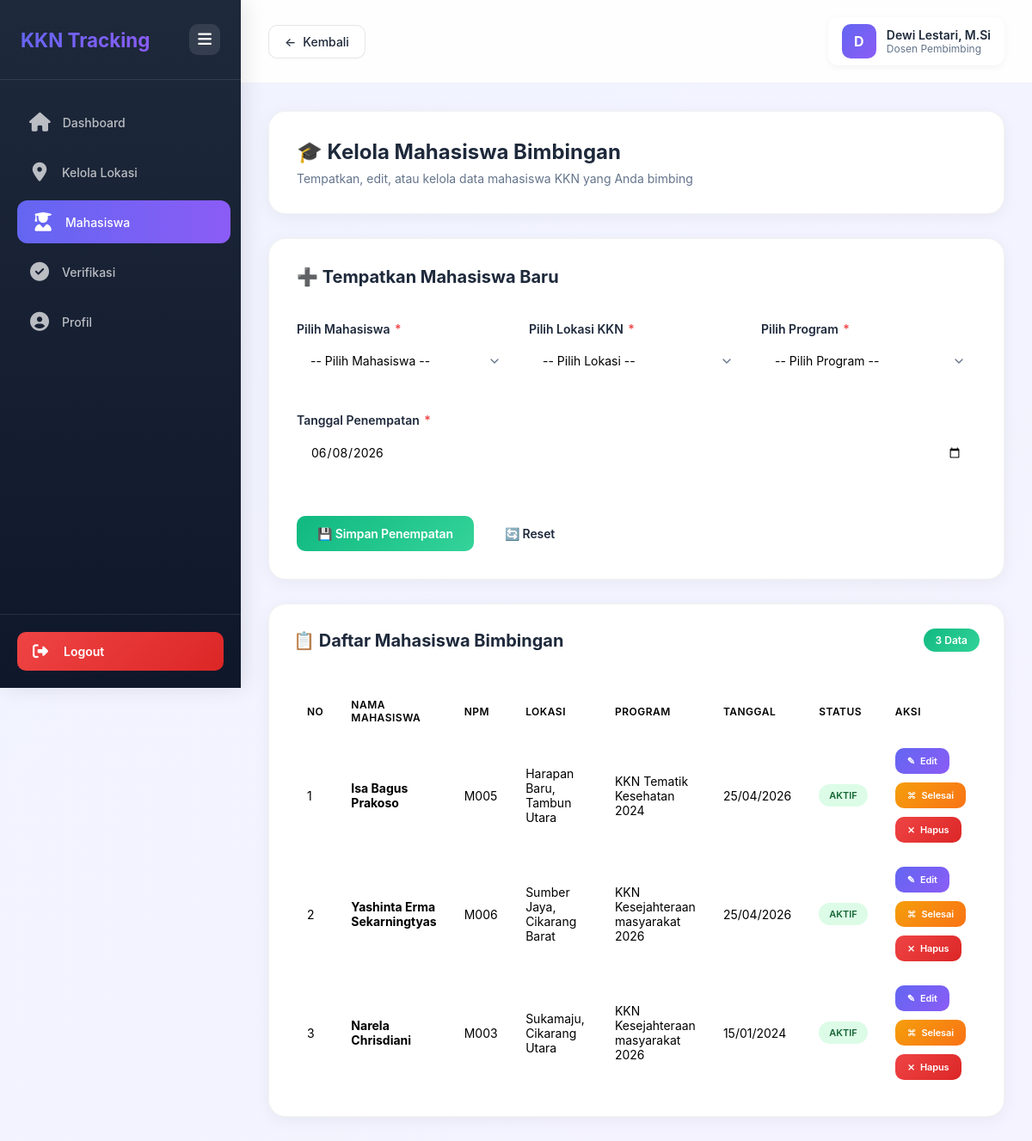
Screenshot of /Dpl/kelola_mahasiswa.php (signed in) with the database file from the repository.
### tables this page shows
CREATE TABLE `penempatan` (
  `id` int NOT NULL AUTO_INCREMENT,
  `mahasiswa_id` int NOT NULL,
  `lokasi_id` int NOT NULL,
  `program_id` int NOT NULL,
  `dpl_id` int NOT NULL,
  `tanggal_penempatan` date NOT NULL,
  `status` enum('aktif','selesai','mengundurkan_dir') DEFAULT 'aktif',
  `created_at` timestamp NOT NULL DEFAULT CURRENT_TIMESTAMP,
  PRIMARY KEY (`id`),
  KEY `dpl_id` (`dpl_id`),
  KEY `idx_mahasiswa` (`mahasiswa_id`),
  KEY `idx_lokasi` (`lokasi_id`),
  KEY `idx_program` (`program_id`),
  KEY `idx_status` (`status`),
  CONSTRAINT `penempatan_ibfk_1` FOREIGN KEY (`mahasiswa_id`) REFERENCES `users` (`id`) ON DELETE CASCADE,
  CONSTRAINT `penempatan_ibfk_2` FOREIGN KEY (`lokasi_id`) REFERENCES `lokasi` (`id`),
  CONSTRAINT `penempatan_ibfk_3` FOREIGN KEY (`program_id`) REFERENCES `program_kkn` (`id`),
  CONSTRAINT `penempatan_ibfk_4` FOREIGN KEY (`dpl_id`) REFERENCES `users` (`id`)
);

CREATE TABLE `users` (
  `id` int NOT NULL AUTO_INCREMENT,
  `npm_nip` varchar(20) NOT NULL,
  `nama` varchar(100) NOT NULL,
  `email` varchar(100) NOT NULL,
  `password` varchar(255) NOT NULL,
  `role` enum('admin','dpl','mahasiswa','lembaga') NOT NULL,
  `lokasi_id` int DEFAULT NULL,
  `created_at` timestamp NOT NULL DEFAULT CURRENT_TIMESTAMP,
  PRIMARY KEY (`id`),
  UNIQUE KEY `npm_nip` (`npm_nip`),
  UNIQUE KEY `email` (`email`),
  KEY `idx_role` (`role`),
  KEY `idx_npm_nip` (`npm_nip`)
);

CREATE TABLE `lokasi` (
  `id` int NOT NULL AUTO_INCREMENT,
  `nama_desa` varchar(100) NOT NULL,
  `kecamatan` varchar(50) NOT NULL,
  `kabupaten` varchar(50) NOT NULL,
  `provinsi` varchar(50) NOT NULL,
  `alamat_detail` text,
  `koordinat_lat` decimal(10,8) DEFAULT NULL,
  `koordinat_long` decimal(11,8) DEFAULT NULL,
  `nama_pemdes` varchar(100) DEFAULT NULL,
  `kontak_pemdes` varchar(15) DEFAULT NULL,
  `created_at` timestamp NOT NULL DEFAULT CURRENT_TIMESTAMP,
  PRIMARY KEY (`id`),
  KEY `idx_desa` (`nama_desa`),
  KEY `idx_kecamatan` (`kecamatan`,`kabupaten`)
);

CREATE TABLE `program_kkn` (
  `id` int NOT NULL AUTO_INCREMENT,
  `kode_program` varchar(20) NOT NULL,
  `nama_program` varchar(150) NOT NULL,
  `periode` varchar(50) NOT NULL,
  `tahun` year NOT NULL,
  `tanggal_mulai` date DEFAULT NULL,
  `tanggal_selesai` date DEFAULT NULL,
  `status` enum('aktif','selesai','ditunda') DEFAULT 'aktif',
  `created_at` timestamp NOT NULL DEFAULT CURRENT_TIMESTAMP,
  PRIMARY KEY (`id`),
  UNIQUE KEY `kode_program` (`kode_program`),
  KEY `idx_tahun` (`tahun`),
  KEY `idx_status` (`status`)
);

### Dpl/kelola_mahasiswa.php (the view, shortened to what this page needs)
<?php
$dpl_id = $_SESSION['user_id'];
$database = new Database();
$pdo = $database->getConnection();
$edit_data = null;
$stmt = $pdo->prepare("
    SELECT p.id, p.tanggal_penempatan, p.status, p.mahasiswa_id, p.lokasi_id, p.program_id,
           u.nama as nama_mhs, u.npm_nip,
           l.nama_desa, l.kecamatan,
           pk.nama_program
    FROM penempatan p
    JOIN users u ON p.mahasiswa_id = u.id
    JOIN lokasi l ON p.lokasi_id = l.id
    JOIN program_kkn pk ON p.program_id = pk.id
    WHERE p.dpl_id = ?
    ORDER BY p.status ASC, p.tanggal_penempatan DESC
");
$stmt->execute([$dpl_id]);
$placements = $stmt->fetchAll(PDO::FETCH_ASSOC);
$mhs_list = $pdo->query("SELECT id, nama, npm_nip FROM users WHERE role = 'mahasiswa' ORDER BY nama")->fetchAll(PDO::FETCH_ASSOC);
$lok_list = $pdo->query("SELECT id, nama_desa FROM lokasi ORDER BY nama_desa")->fetchAll(PDO::FETCH_ASSOC);
$prog_list = $pdo->query("SELECT id, nama_program FROM program_kkn WHERE status = 'aktif' ORDER BY nama_program")->fetchAll(PDO::FETCH_ASSOC);
?>
<!DOCTYPE html>
<html lang="id">
<head>
</head>
<body>
<link rel="stylesheet" href="https://cdnjs.cloudflare.com/ajax/libs/font-awesome/6.5.1/css/all.min.css">
<aside class="sidebar" id="sidebar">
    <div class="sidebar-header">
        <div class="sidebar-brand">KKN Tracking</div>
        <button class="toggle-btn" onclick="toggleSidebar()" title="Toggle Menu">
            <i class="fa-solid fa-bars"></i>
        </button>
    </div>
    <nav class="sidebar-menu">
        <a href="dashboard.php" class="menu-item">
            <span class="menu-icon">
                <i class="fa-solid fa-house"></i>
            </span>
            <span class="menu-text">Dashboard</span>
        </a>
        <a href="kelola_lokasi.php" class="menu-item">
            <span class="menu-icon">
                <i class="fa-solid fa-location-dot"></i>
            </span>
            <span class="menu-text">Kelola Lokasi</span>
        </a>
        <a href="kelola_mahasiswa.php" class="menu-item active">
            <span class="menu-icon">
                <i class="fa-solid fa-user-graduate"></i>
            </span>
            <span class="menu-text">Mahasiswa</span>
        </a>
        <a href="verifikasi_laporan.php" class="menu-item">
            <span class="menu-icon">
                <i class="fa-solid fa-circle-check"></i>
            </span>
            <span class="menu-text">Verifikasi</span>
        </a>
        <a href="profil.php" class="menu-item">
            <span class="menu-icon">
                <i class="fa-solid fa-circle-user"></i>
            </span>
            <span class="menu-text">Profil</span>
        </a>
    </nav>
    <div class="sidebar-footer">
        <a href="../logout.php" class="logout-btn">
            <span class="logout-icon">
                <i class="fa-solid fa-right-from-bracket"></i>
            </span>
            <span class="logout-text">Logout</span>
        </a>
    </div>
</aside>
    <main class="main-content">
        <div class="top-bar">
            <a href="javascript:history.back()" class="back-btn" style="display: flex; align-items: center; gap: 8px; padding: 10px 18px; background: white; border: 1px solid rgba(0,0,0,0.1); border-radius: 10px; cursor: pointer; font-size: 14px; font-weight: 500; color: var(--dark); text-decoration: none; transition: var(--transition);">
                <span>←</span>
                <span>Kembali</span>
            </a>
            <div class="user-info">
                <div class="user-avatar"><?= strtoupper(substr($_SESSION['nama'], 0, 1)) ?></div>
                <div class="user-details">
                    <div class="user-name"><?= htmlspecialchars($_SESSION['nama']) ?></div>
                    <div class="user-role">Dosen Pembimbing</div>
                </div>
            </div>
        </div>
        <div class="container">
            <div class="page-header">
                <h1 class="page-title-main">🎓 Kelola Mahasiswa Bimbingan</h1>
                <p class="page-subtitle">Tempatkan, edit, atau kelola data mahasiswa KKN yang Anda bimbing</p>
            </div>
            <div class="form-card">
                <div class="form-title">
                    <span>
                        <?= $edit_data ? '✏️ Edit Penempatan' : '➕ Tempatkan Mahasiswa Baru' ?>
                    </span>
                </div>
                <?php if (count($mhs_list) > 0 && count($lok_list) > 0 && count($prog_list) > 0): ?>
                <form method="POST">
                    <div class="form-row">
                        <div class="form-group">
                            <label>Pilih Mahasiswa <span class="required">*</span></label>
                            <select name="mahasiswa_id" class="form-control" required <?= $edit_data ? 'disabled' : '' ?>>
                                <option value="">-- Pilih Mahasiswa --</option>
                            </select>
                        </div>
                        <div class="form-group">
                            <label>Pilih Lokasi KKN <span class="required">*</span></label>
                            <select name="lokasi_id" class="form-control" required>
                                <option value="">-- Pilih Lokasi --</option>
                            </select>
                        </div>
                        <div class="form-group">
                            <label>Pilih Program <span class="required">*</span></label>
                            <select name="program_id" class="form-control" required>
                                <option value="">-- Pilih Program --</option>
                            </select>
                        </div>
                    </div>
                    <div class="form-group">
                        <label>Tanggal Penempatan <span class="required">*</span></label>
                        <input type="date" name="tanggal_penempatan" class="form-control" value="<?= $edit_data ? $edit_data['tanggal_penempatan'] : date('Y-m-d') ?>" required>
                    </div>
                    <div class="btn-group">
                        <?php if ($edit_data): ?>
                            <button type="submit" class="btn btn-warning">💾 Update Data</button>
                            <a href="kelola_mahasiswa.php" class="btn btn-secondary">Batal</a>
                        <?php else: ?>
                            <button type="submit" class="btn btn-success">💾 Simpan Penempatan</button>
                            <button type="reset" class="btn btn-secondary">🔄 Reset</button>
                        <?php endif; ?>
                    </div>
                </form>
                <?php else: ?>
                <div class="alert alert-error">
                    Data mahasiswa, lokasi, atau program belum tersedia. Silakan lengkapi data terlebih dahulu.
                </div>
                <?php endif; ?>
            </div>
            <div class="table-section">
                <div class="table-title">
                    <span>📋 Daftar Mahasiswa Bimbingan</span>
                    <span class="table-badge"><?= count($placements) ?> Data</span>
                </div>
                <?php if (count($placements) > 0): ?>
                <div class="table-responsive">
                    <table>
                        <thead>
                            <tr>
                                <th width="5%">No</th>
                                <th width="15%">Nama Mahasiswa</th>
                                <th width="10%">NPM</th>
                                <th width="20%">Lokasi</th>
                                <th width="15%">Program</th>
                                <th width="12%">Tanggal</th>
                                <th width="10%">Status</th>
                                <th width="13%">Aksi</th>
                            </tr>
                        </thead>
                        <tbody>
                            <?php $no = 1; foreach ($placements as $p): ?>
                            <tr>
                                <td><?= $no++ ?></td>
                                <td><strong><?= htmlspecialchars($p['nama_mhs']) ?></strong></td>
                                <td><?= htmlspecialchars($p['npm_nip']) ?></td>
                                <td><?= htmlspecialchars($p['nama_desa']) ?>, <?= htmlspecialchars($p['kecamatan']) ?></td>
                                <td><?= htmlspecialchars($p['nama_program']) ?></td>
                                <td><?= date('d/m/Y', strtotime($p['tanggal_penempatan'])) ?></td>
                                <td><span class="badge badge-<?= $p['status'] ?>"><?= ucfirst($p['status']) ?></span></td>
                                <td>
                                   <div class="action-buttons"
     style="display:flex; gap:10px; align-items:center; flex-wrap:wrap;">
    <?php if ($p['status'] == 'aktif'): ?>
        <a href="?edit=<?= $p['id'] ?>"
           class="btn btn-primary btn-sm"
           title="Edit"
           style="
           display:flex;
           align-items:center;
           gap:6px;
           padding:8px 14px;
           border-radius:10px;
           ">
            ✎
            <span>Edit</span>
        </a>
        <a href="?selesai=<?= $p['id'] ?>"
           class="btn btn-warning btn-sm"
           onclick="return confirm('Tandai penempatan sebagai selesai?')"
           title="Selesai"
           style="
           display:flex;
           align-items:center;
           gap:6px;
           padding:8px 14px;
           border-radius:10px;
           ">
            ⌘
            <span>Selesai</span>
        </a>
        <a href="?hapus=<?= $p['id'] ?>"
           class="btn btn-danger btn-sm"
           onclick="return confirm('Hapus data penempatan ini?')"
           title="Hapus"
           style="
           display:flex;
           align-items:center;
           gap:6px;
           padding:8px 14px;
           border-radius:10px;
           ">
            ⨯
            <span>Hapus</span>
        </a>
    <?php endif; ?>
</div>
                                </td>
                            </tr>
                            <?php endforeach; ?>
                        </tbody>
                    </table>
                </div>
                <?php endif; ?>
            </div>
        </div>
    </main>
</body>
</html>

### rows the page displays
penempatan: mahasiswa.nama "Isa Bagus Prakoso", mahasiswa.npm_nip "M005", lokasi.nama_desa "Harapan Baru", lokasi.kecamatan "Tambun Utara", program.nama_program "KKN Tematik Kesehatan 2024", tanggal_penempatan "25/04/2026", status "AKTIF"
penempatan: mahasiswa.nama "Yashinta Erma Sekarningtyas", mahasiswa.npm_nip "M006", lokasi.nama_desa "Sumber Jaya", lokasi.kecamatan "Cikarang Barat", program.nama_program "KKN Kesejahteraan masyarakat 2026", tanggal_penempatan "25/04/2026", status "AKTIF"
penempatan: mahasiswa.nama "Narela Chrisdiani", mahasiswa.npm_nip "M003", lokasi.nama_desa "Sukamaju", lokasi.kecamatan "Cikarang Utara", program.nama_program "KKN Kesejahteraan masyarakat 2026", tanggal_penempatan "15/01/2024", status "AKTIF"

### other values shown
substr($_SESSION['nama'], 0, 1) "D"
$_SESSION['nama'] "Dewi Lestari, M.Si"
count($placements) "3"
